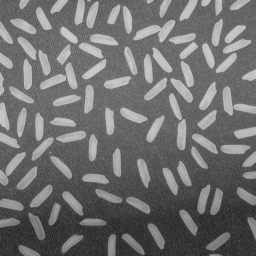
#> input picture Imagens/rice.png, 256 x 256 px, found by its file name
$ python exemplo1b.py
#> lines starting #> are read from the running program, lines starting #| are printed output that depends on the picture; after the words box and inside, x2 and y2 are one past the last pixel; in counts of white or black regions, pixels touching at a corner belong together
import cv2
import numpy as np
from matplotlib import pyplot as plt

I1 = cv2.imread('./Imagens/rice.png', cv2.IMREAD_GRAYSCALE)
#> I1 is the input picture: shape (256, 256); min 40, max 204, mean 111.2

plt.figure()
plt.imshow(I1, cmap='gray')

# limiarização global
limiar = 128
ret, I2 = cv2.threshold(I1, limiar, 255, cv2.THRESH_BINARY)
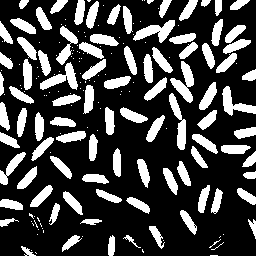
#> I2: shape (256, 256); 26.5% white; 187 white regions (98 under 20 px), largest, box (x1, y1, x2, y2) and area: (170, 61, 194, 103) 452, (133, 20, 175, 43) 435, (40, 62, 78, 90) 427
#> ret = 128

plt.figure()
plt.imshow(I2, cmap='gray')

# operação de erosão

S = cv2.getStructuringElement(cv2.MORPH_CROSS, (3,3))
print(S)
I3 = cv2.erode(I2, S, iterations=1)
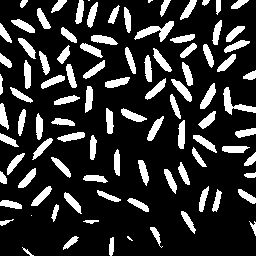
#> I3: shape (256, 256); 18.9% white; 97 white regions (4 under 20 px), largest, box (x1, y1, x2, y2) and area: (134, 21, 174, 42) 328, (223, 87, 256, 115) 293, (200, 83, 216, 109) 190

plt.figure()
plt.imshow(I3, cmap='gray')

plt.show()

$ run again, with Imagens/agua2.png copied over Imagens/rice.png
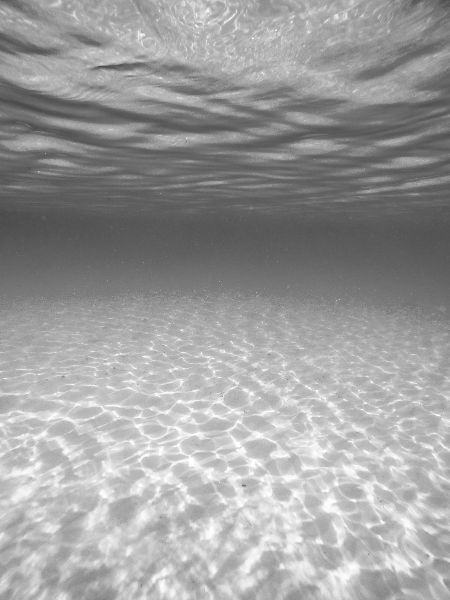
#> input picture Imagens/agua2.png, 450 x 600 px, found by its file name
#> I1 is the input picture: shape (600, 450); min 69, max 255, mean 157.2
#> `ret, I2 = cv2.threshold(I1, limiar, 255, cv2.THRESH_BINARY)`:
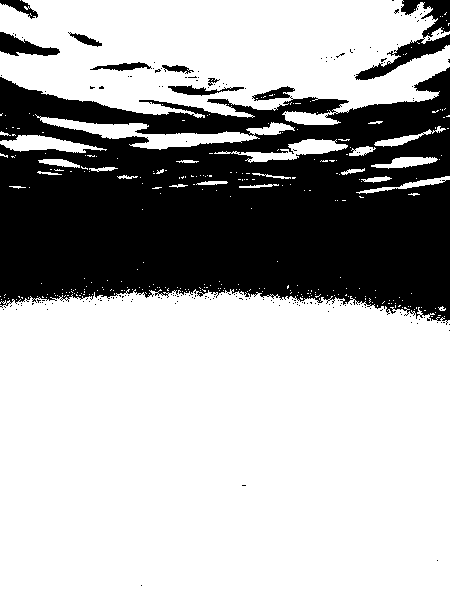
#> I2: shape (600, 450); 68.4% white; 184 black regions (175 under 20 px), largest, box (x1, y1, x2, y2) and area: (0, 67, 450, 325) 80895, (355, 0, 450, 80) 2100, (0, 32, 60, 56) 728
#> ret = 128
#> `I3 = cv2.erode(I2, S, iterations=1)`:
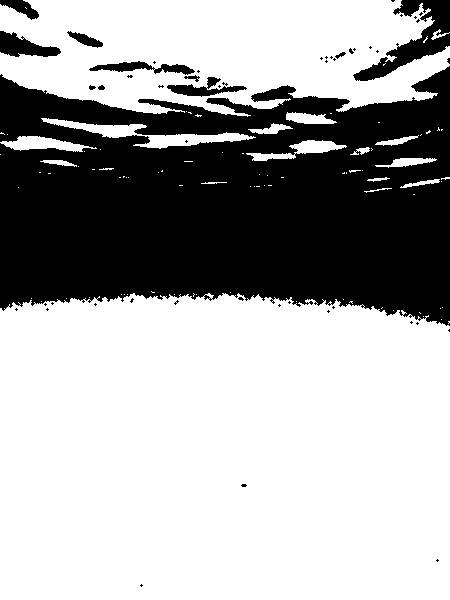
#> I3: shape (600, 450); 65.8% white; 51 black regions (40 under 20 px), largest, box (x1, y1, x2, y2) and area: (0, 66, 450, 326) 86510, (353, 0, 450, 81) 2667, (0, 31, 61, 57) 879
